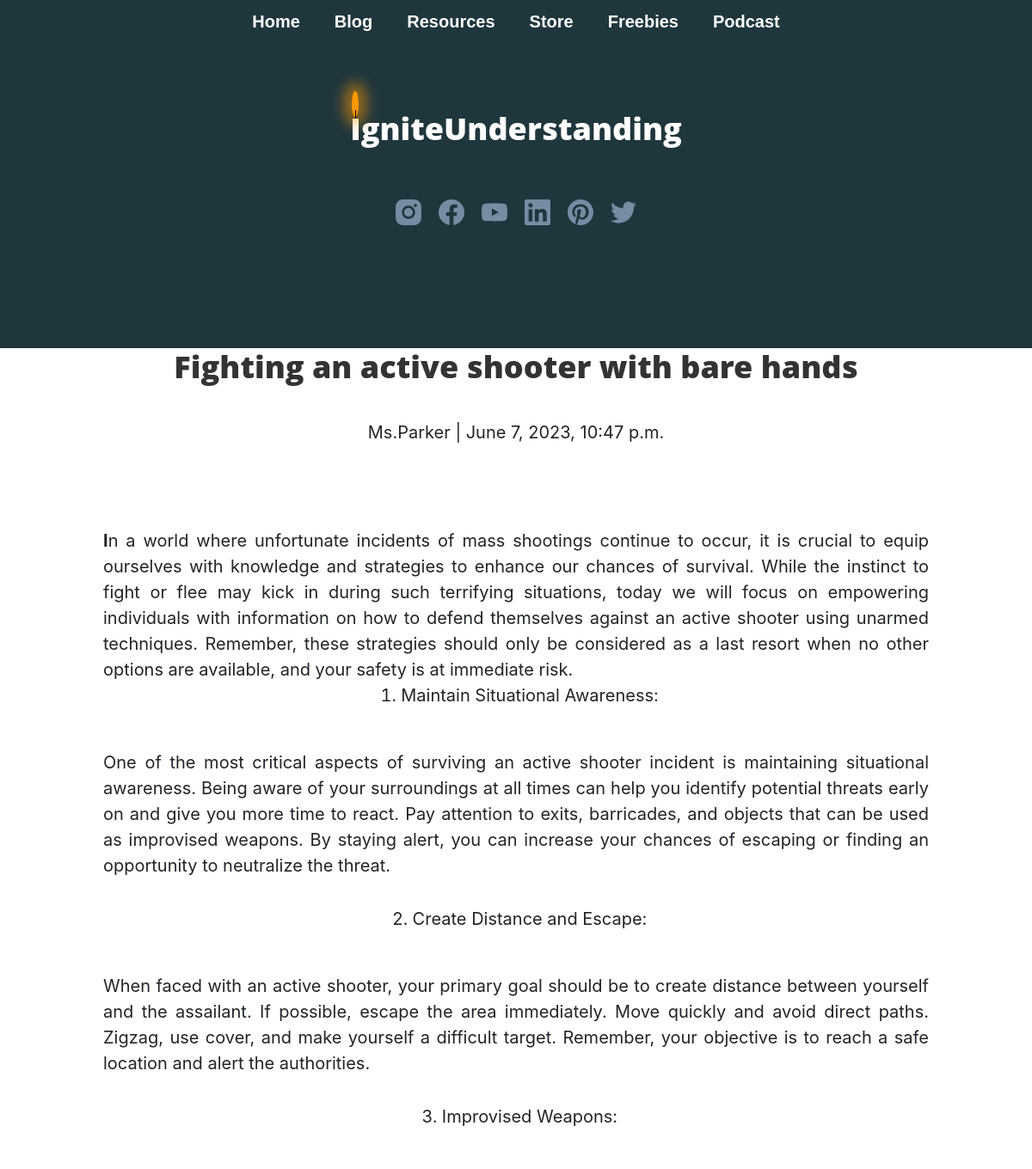
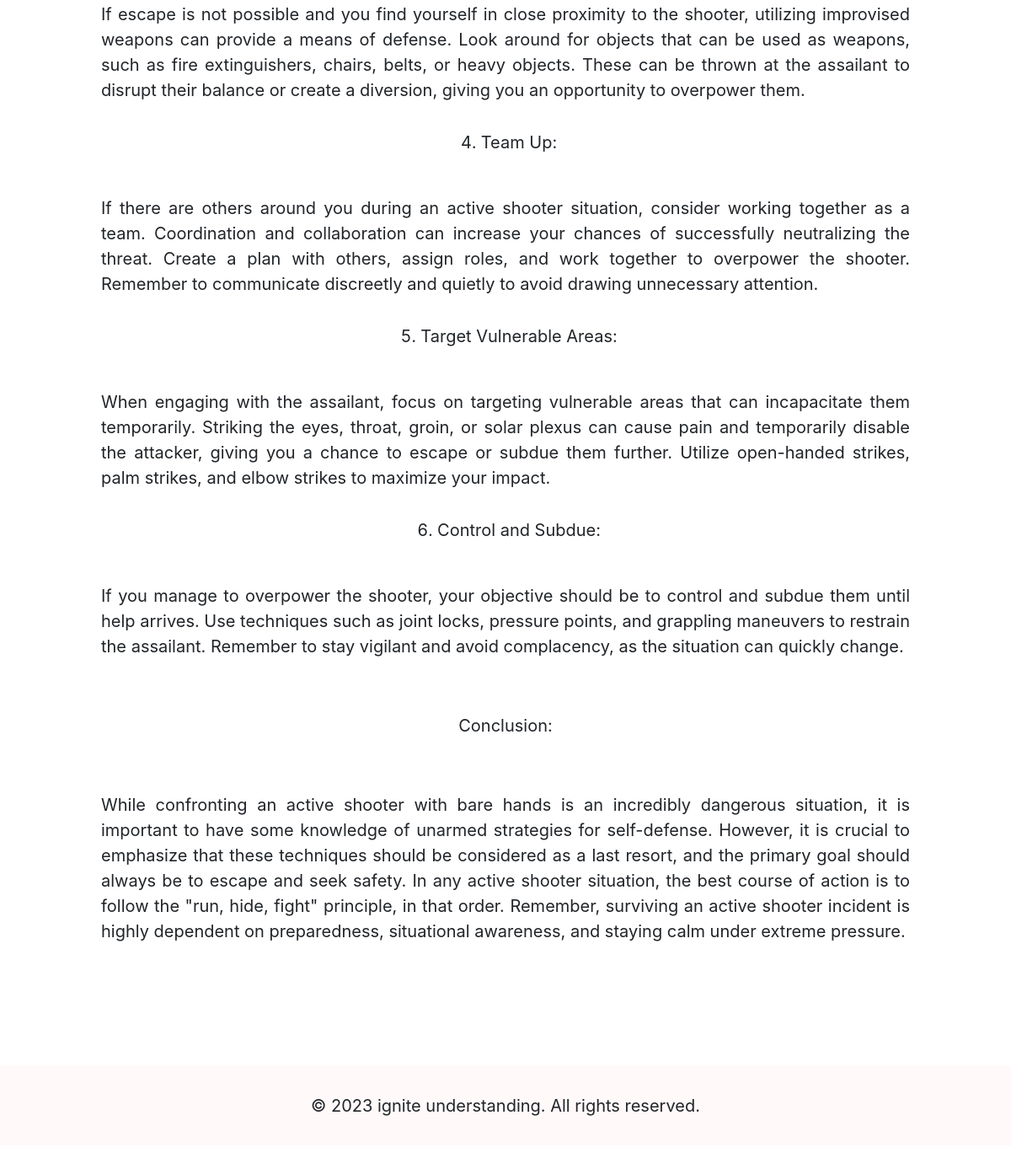
Page /post/blog4/ on the committed database (2 pictures, top to bottom).
### App/models.py (models this page shows, shortened)
class Post(models.Model):
    CATEGORY_CHOICES = (
        ('Technology', 'Technology'),
        ('Lifestyle', 'Lifestyle'),
        ('Travel', 'Travel'),
        ('Food', 'Food'),
     )
    title=models.CharField(max_length=200,unique=True)
    slug=models.SlugField(max_length=200,unique=True)
    author=models.ForeignKey(User,on_delete=models.CASCADE,related_name='blog_posts')
    created_on=models.DateTimeField(auto_now_add=True)
    updated_on=models.DateTimeField(auto_now=True)
    content=RichTextField(blank=True,null=True)
    status=models.IntegerField(choices=STATUS,default=0)
    thumbnail_url = models.URLField()
    category = models.CharField(max_length=20, choices=CATEGORY_CHOICES)
    class Meta:
        ordering=['-created_on']

### App/views.py (the view)
# urls.py: path('post/<slug:slug>/',views.DetailView.as_view(),name="post_detail"),
class DetailView(generic.DetailView):
    model=Post
    template_name='post_detail.html'

### App/templates/post_detail.html (shortened to what this page needs)
{% extends 'base.html' %}
{% block content %}
<div class="blog_detail">
        <h1>{% block title %} {{ object.title }} {% endblock title %}</h1>
        <p>{{ post.author }} | {{ post.created_on }}</p>
        <p >{{ object.content | safe }}</p>
      </div>
{% endblock content %}

### App/templates/base.html (style rules this page uses)
body { margin: 0; padding: 0; }
h1 { font-size: 36px; color: #333333; margin-top: 0; }

### App/templates/post_detail.html (style rules this page uses)
.blog_detail { display: flex; flex-direction: column; align-items: center; justify-content: center; text-align: justify; margin-left: auto; margin-right: auto; margin-top: auto; max-width: 960px; }

### rows in the picture
Post: title "Fighting an active shooter with bare hands", author "Ms.Parker", created_on "June 7, 2023, 10:47 p.m.", content "I n a world where unfortunate incidents of mass shootings continue to occur, it is crucial to equip ourselves with knowledge and strategies to enhance our chances of survival. While the instinct to fight or flee may kick in during such terrifying situations, today we will focus on empowering individuals with information on how to defend themselves against an active shooter using unarmed techniques. Remember, these strategies should only be considered as a last resort when no other options are available, and your safety is at immediate risk. Maintain Situational Awareness: One of the most critical aspects of surviving an active shooter incident is maintaining situational awareness. Being…"
